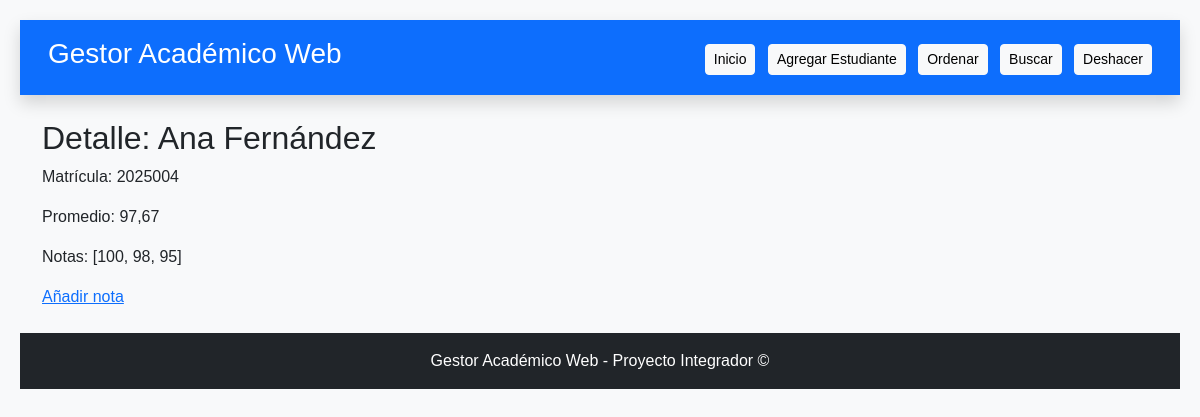
The page /student/5/ on the database its author committed.
### gestor_academico/models.py (models this page shows, shortened)
class Student(models.Model):
    matricula = models.CharField(max_length=20, unique=True)
    nombre = models.CharField(max_length=150)
    notas = models.JSONField(default=list, blank=True)
    def promedio(self):
        if not self.notas:
            return 0.0
        return round(sum(self.notas) / len(self.notas), 2)

### gestor_academico/views.py (the view)
# urls.py: path('student/<int:pk>/', views.student_detail, name='student_detail'),
def student_detail(request, pk):
    student = get_object_or_404(Student, pk=pk)
    return render(request, 'gestor_academico/student_detail.html', {'student': student})

### gestor_academico/templates/gestor_academico/student_detail.html
{% extends 'gestor_academico/base.html' %}
{% block content %}
<h2>Detalle: {{ student.nombre }}</h2>
<p>Matrícula: {{ student.matricula }}</p>
<p>Promedio: {{ student.promedio }}</p>
<p>Notas: {{ student.notas }}</p>
<a href="{% url 'add_grade' student.id %}">Añadir nota</a>
{% endblock %}

### gestor_academico/static/gestor_academico/css/style.css (style rules this page uses)
body { font-family: Arial, sans-serif; margin: 20px; }

### rows shown on the page
Student: nombre "Ana Fernández", matricula "2025004", promedio "97,67", notas "[100, 98, 95]"
